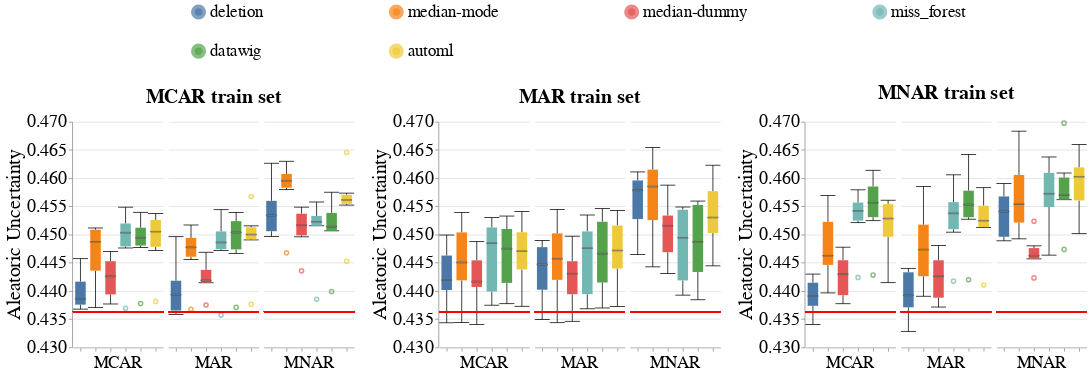

Write notebook code for a chart like this one.
### Code cell
create_box_plots_for_diff_imputers_v2(dataset_name=DATASET_NAME,
                                      model_name='mlp_clf',
                                      metric_name='aleatoric_uncertainty',
                                      db_client=db_client)
